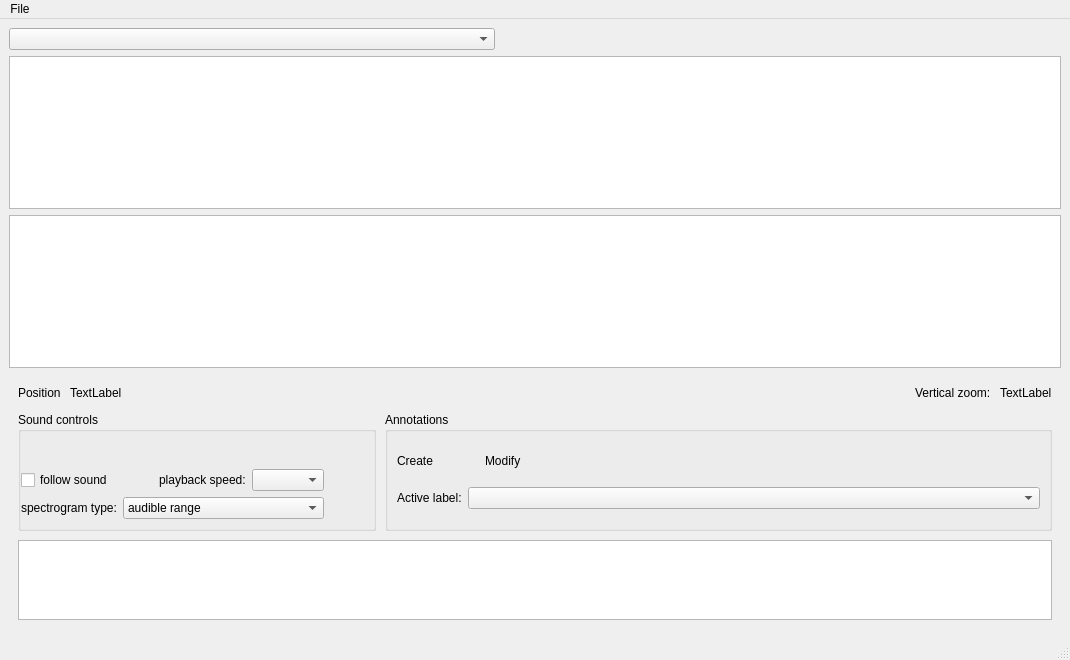
<?xml version="1.0" encoding="UTF-8"?>
<ui version="4.0">
 <class>MainWindow</class>
 <widget class="QMainWindow" name="MainWindow">
  <property name="geometry">
   <rect>
    <x>0</x>
    <y>0</y>
    <width>1070</width>
    <height>660</height>
   </rect>
  </property>
  <property name="windowTitle">
   <string>MainWindow</string>
  </property>
  <widget class="QWidget" name="centralwidget">
   <layout class="QVBoxLayout" name="verticalLayout_2">
    <item>
     <layout class="QVBoxLayout" name="verticalLayout">
      <item>
       <layout class="QHBoxLayout" name="horizontalLayout_5">
        <property name="spacing">
         <number>0</number>
        </property>
        <item>
         <widget class="QComboBox" name="cb_file">
          <property name="sizePolicy">
           <sizepolicy hsizetype="Expanding" vsizetype="Fixed">
            <horstretch>0</horstretch>
            <verstretch>0</verstretch>
           </sizepolicy>
          </property>
         </widget>
        </item>
        <item>
         <spacer name="horizontalSpacer_9">
          <property name="orientation">
           <enum>Qt::Horizontal</enum>
          </property>
          <property name="sizeHint" stdset="0">
           <size>
            <width>40</width>
            <height>20</height>
           </size>
          </property>
         </spacer>
        </item>
        <item>
         <widget class="QPushButton" name="pb_prev">
          <property name="toolTip">
           <string>Show previous audio file</string>
          </property>
          <property name="text">
           <string/>
          </property>
          <property name="icon">
           <iconset resource="../resources.qrc">
            <normaloff>:/icons/left</normaloff>:/icons/left</iconset>
          </property>
          <property name="flat">
           <bool>true</bool>
          </property>
         </widget>
        </item>
        <item>
         <widget class="QPushButton" name="pb_next">
          <property name="toolTip">
           <string>Show next audio file</string>
          </property>
          <property name="text">
           <string/>
          </property>
          <property name="icon">
           <iconset resource="../resources.qrc">
            <normaloff>:/icons/right</normaloff>:/icons/right</iconset>
          </property>
          <property name="flat">
           <bool>true</bool>
          </property>
         </widget>
        </item>
       </layout>
      </item>
      <item>
       <layout class="QHBoxLayout" name="horizontalLayout_2">
        <property name="sizeConstraint">
         <enum>QLayout::SetMinimumSize</enum>
        </property>
        <item>
         <widget class="QGraphicsView" name="gw_overview">
          <property name="sizePolicy">
           <sizepolicy hsizetype="Ignored" vsizetype="Maximum">
            <horstretch>0</horstretch>
            <verstretch>0</verstretch>
           </sizepolicy>
          </property>
         </widget>
        </item>
       </layout>
      </item>
      <item>
       <layout class="QHBoxLayout" name="horizontalLayout_3">
        <item>
         <widget class="QGraphicsView" name="scrollView">
          <property name="sizePolicy">
           <sizepolicy hsizetype="Preferred" vsizetype="Expanding">
            <horstretch>0</horstretch>
            <verstretch>0</verstretch>
           </sizepolicy>
          </property>
         </widget>
        </item>
       </layout>
      </item>
      <item>
       <widget class="QWidget" name="widget" native="true">
        <property name="sizePolicy">
         <sizepolicy hsizetype="Preferred" vsizetype="Maximum">
          <horstretch>0</horstretch>
          <verstretch>0</verstretch>
         </sizepolicy>
        </property>
        <layout class="QGridLayout" name="gridLayout">
         <property name="spacing">
          <number>9</number>
         </property>
         <item row="4" column="0" colspan="2">
          <widget class="QTextEdit" name="info_viewer">
           <property name="sizePolicy">
            <sizepolicy hsizetype="Minimum" vsizetype="Fixed">
             <horstretch>0</horstretch>
             <verstretch>0</verstretch>
            </sizepolicy>
           </property>
           <property name="maximumSize">
            <size>
             <width>16777215</width>
             <height>80</height>
            </size>
           </property>
          </widget>
         </item>
         <item row="1" column="0">
          <widget class="QGroupBox" name="groupBox">
           <property name="sizePolicy">
            <sizepolicy hsizetype="Preferred" vsizetype="Preferred">
             <horstretch>0</horstretch>
             <verstretch>0</verstretch>
            </sizepolicy>
           </property>
           <property name="title">
            <string>Sound controls</string>
           </property>
           <layout class="QVBoxLayout" name="verticalLayout_3">
            <property name="leftMargin">
             <number>0</number>
            </property>
            <item>
             <layout class="QHBoxLayout" name="horizontalLayout_11">
              <property name="spacing">
               <number>0</number>
              </property>
              <item>
               <widget class="QPushButton" name="pb_stop">
                <property name="sizePolicy">
                 <sizepolicy hsizetype="Maximum" vsizetype="Fixed">
                  <horstretch>0</horstretch>
                  <verstretch>0</verstretch>
                 </sizepolicy>
                </property>
                <property name="toolTip">
                 <string>Stop</string>
                </property>
                <property name="text">
                 <string/>
                </property>
                <property name="icon">
                 <iconset resource="../resources.qrc">
                  <normaloff>:/icons/stop</normaloff>:/icons/stop</iconset>
                </property>
                <property name="iconSize">
                 <size>
                  <width>20</width>
                  <height>20</height>
                 </size>
                </property>
                <property name="flat">
                 <bool>true</bool>
                </property>
               </widget>
              </item>
              <item>
               <widget class="QPushButton" name="pb_play">
                <property name="sizePolicy">
                 <sizepolicy hsizetype="Maximum" vsizetype="Preferred">
                  <horstretch>0</horstretch>
                  <verstretch>0</verstretch>
                 </sizepolicy>
                </property>
                <property name="toolTip">
                 <string>Play</string>
                </property>
                <property name="text">
                 <string/>
                </property>
                <property name="icon">
                 <iconset resource="../resources.qrc">
                  <normaloff>:/icons/play</normaloff>
                  <activeoff>:/icons/play</activeoff>
                  <activeon>:/icons/pause</activeon>:/icons/play</iconset>
                </property>
                <property name="iconSize">
                 <size>
                  <width>20</width>
                  <height>20</height>
                 </size>
                </property>
                <property name="checkable">
                 <bool>true</bool>
                </property>
                <property name="flat">
                 <bool>true</bool>
                </property>
               </widget>
              </item>
              <item>
               <widget class="QPushButton" name="pb_seek">
                <property name="sizePolicy">
                 <sizepolicy hsizetype="Maximum" vsizetype="Fixed">
                  <horstretch>0</horstretch>
                  <verstretch>0</verstretch>
                 </sizepolicy>
                </property>
                <property name="toolTip">
                 <string>Seek</string>
                </property>
                <property name="text">
                 <string/>
                </property>
                <property name="icon">
                 <iconset resource="../resources.qrc">
                  <normaloff>:/icons/signs</normaloff>:/icons/signs</iconset>
                </property>
                <property name="iconSize">
                 <size>
                  <width>20</width>
                  <height>20</height>
                 </size>
                </property>
                <property name="flat">
                 <bool>true</bool>
                </property>
               </widget>
              </item>
              <item>
               <spacer name="horizontalSpacer_3">
                <property name="orientation">
                 <enum>Qt::Horizontal</enum>
                </property>
                <property name="sizeType">
                 <enum>QSizePolicy::Expanding</enum>
                </property>
                <property name="sizeHint" stdset="0">
                 <size>
                  <width>40</width>
                  <height>20</height>
                 </size>
                </property>
               </spacer>
              </item>
             </layout>
            </item>
            <item>
             <layout class="QHBoxLayout" name="horizontalLayout_15">
              <item>
               <widget class="QCheckBox" name="cb_followSound">
                <property name="sizePolicy">
                 <sizepolicy hsizetype="Maximum" vsizetype="Fixed">
                  <horstretch>0</horstretch>
                  <verstretch>0</verstretch>
                 </sizepolicy>
                </property>
                <property name="text">
                 <string>follow sound</string>
                </property>
               </widget>
              </item>
              <item>
               <spacer name="horizontalSpacer_2">
                <property name="orientation">
                 <enum>Qt::Horizontal</enum>
                </property>
                <property name="sizeType">
                 <enum>QSizePolicy::Maximum</enum>
                </property>
                <property name="sizeHint" stdset="0">
                 <size>
                  <width>40</width>
                  <height>20</height>
                 </size>
                </property>
               </spacer>
              </item>
              <item>
               <widget class="QLabel" name="label">
                <property name="sizePolicy">
                 <sizepolicy hsizetype="Maximum" vsizetype="Preferred">
                  <horstretch>0</horstretch>
                  <verstretch>0</verstretch>
                 </sizepolicy>
                </property>
                <property name="text">
                 <string>playback speed:</string>
                </property>
                <property name="alignment">
                 <set>Qt::AlignLeading|Qt::AlignLeft|Qt::AlignVCenter</set>
                </property>
               </widget>
              </item>
              <item>
               <widget class="QComboBox" name="cb_playbackSpeed">
                <property name="sizePolicy">
                 <sizepolicy hsizetype="Maximum" vsizetype="Fixed">
                  <horstretch>0</horstretch>
                  <verstretch>0</verstretch>
                 </sizepolicy>
                </property>
               </widget>
              </item>
              <item>
               <spacer name="horizontalSpacer_4">
                <property name="orientation">
                 <enum>Qt::Horizontal</enum>
                </property>
                <property name="sizeType">
                 <enum>QSizePolicy::Preferred</enum>
                </property>
                <property name="sizeHint" stdset="0">
                 <size>
                  <width>40</width>
                  <height>20</height>
                 </size>
                </property>
               </spacer>
              </item>
             </layout>
            </item>
            <item>
             <layout class="QHBoxLayout" name="horizontalLayout_4">
              <item>
               <widget class="QLabel" name="label_2">
                <property name="sizePolicy">
                 <sizepolicy hsizetype="Fixed" vsizetype="Preferred">
                  <horstretch>0</horstretch>
                  <verstretch>0</verstretch>
                 </sizepolicy>
                </property>
                <property name="text">
                 <string>spectrogram type:</string>
                </property>
                <property name="alignment">
                 <set>Qt::AlignLeading|Qt::AlignLeft|Qt::AlignVCenter</set>
                </property>
               </widget>
              </item>
              <item>
               <widget class="QComboBox" name="cb_specType">
                <property name="sizePolicy">
                 <sizepolicy hsizetype="Minimum" vsizetype="Fixed">
                  <horstretch>0</horstretch>
                  <verstretch>0</verstretch>
                 </sizepolicy>
                </property>
                <item>
                 <property name="text">
                  <string>audible range</string>
                 </property>
                </item>
                <item>
                 <property name="text">
                  <string>ultra sonic range</string>
                 </property>
                </item>
               </widget>
              </item>
              <item>
               <spacer name="horizontalSpacer_5">
                <property name="orientation">
                 <enum>Qt::Horizontal</enum>
                </property>
                <property name="sizeType">
                 <enum>QSizePolicy::Preferred</enum>
                </property>
                <property name="sizeHint" stdset="0">
                 <size>
                  <width>40</width>
                  <height>20</height>
                 </size>
                </property>
               </spacer>
              </item>
             </layout>
            </item>
           </layout>
          </widget>
         </item>
         <item row="1" column="1">
          <widget class="QGroupBox" name="groupBox_2">
           <property name="sizePolicy">
            <sizepolicy hsizetype="Preferred" vsizetype="Preferred">
             <horstretch>2</horstretch>
             <verstretch>0</verstretch>
            </sizepolicy>
           </property>
           <property name="title">
            <string>Annotations</string>
           </property>
           <layout class="QVBoxLayout" name="verticalLayout_4">
            <item>
             <layout class="QHBoxLayout" name="horizontalLayout_13">
              <item>
               <widget class="QLabel" name="lbl_spec_create">
                <property name="text">
                 <string>Create</string>
                </property>
               </widget>
              </item>
              <item>
               <widget class="QPushButton" name="pb_toggle_create">
                <property name="sizePolicy">
                 <sizepolicy hsizetype="Maximum" vsizetype="Fixed">
                  <horstretch>0</horstretch>
                  <verstretch>0</verstretch>
                 </sizepolicy>
                </property>
                <property name="text">
                 <string/>
                </property>
                <property name="icon">
                 <iconset resource="../resources.qrc">
                  <normaloff>:/icons/toggle-off</normaloff>
                  <activeoff>:/icons/toggle-off</activeoff>
                  <activeon>:/icons/toggle-on</activeon>:/icons/toggle-off</iconset>
                </property>
                <property name="iconSize">
                 <size>
                  <width>20</width>
                  <height>20</height>
                 </size>
                </property>
                <property name="checkable">
                 <bool>true</bool>
                </property>
                <property name="flat">
                 <bool>true</bool>
                </property>
               </widget>
              </item>
              <item>
               <widget class="QLabel" name="lbl_spec_modify">
                <property name="text">
                 <string>Modify</string>
                </property>
               </widget>
              </item>
              <item>
               <spacer name="horizontalSpacer_10">
                <property name="orientation">
                 <enum>Qt::Horizontal</enum>
                </property>
                <property name="sizeType">
                 <enum>QSizePolicy::Maximum</enum>
                </property>
                <property name="sizeHint" stdset="0">
                 <size>
                  <width>40</width>
                  <height>20</height>
                 </size>
                </property>
               </spacer>
              </item>
              <item>
               <widget class="QPushButton" name="pb_toggle_back">
                <property name="toolTip">
                 <string>Previous annotation</string>
                </property>
                <property name="text">
                 <string/>
                </property>
                <property name="icon">
                 <iconset resource="../resources.qrc">
                  <normaloff>:/icons/backward</normaloff>:/icons/backward</iconset>
                </property>
                <property name="iconSize">
                 <size>
                  <width>20</width>
                  <height>20</height>
                 </size>
                </property>
                <property name="flat">
                 <bool>true</bool>
                </property>
               </widget>
              </item>
              <item>
               <widget class="QPushButton" name="pb_toggle">
                <property name="toolTip">
                 <string>Next annotation</string>
                </property>
                <property name="text">
                 <string/>
                </property>
                <property name="icon">
                 <iconset resource="../resources.qrc">
                  <normaloff>:/icons/forward</normaloff>:/icons/forward</iconset>
                </property>
                <property name="iconSize">
                 <size>
                  <width>20</width>
                  <height>20</height>
                 </size>
                </property>
                <property name="flat">
                 <bool>true</bool>
                </property>
               </widget>
              </item>
              <item>
               <spacer name="horizontalSpacer_11">
                <property name="orientation">
                 <enum>Qt::Horizontal</enum>
                </property>
                <property name="sizeHint" stdset="0">
                 <size>
                  <width>40</width>
                  <height>20</height>
                 </size>
                </property>
               </spacer>
              </item>
              <item>
               <widget class="QPushButton" name="pb_save">
                <property name="toolTip">
                 <string>Save</string>
                </property>
                <property name="text">
                 <string/>
                </property>
                <property name="icon">
                 <iconset resource="../resources.qrc">
                  <normaloff>:/icons/save</normaloff>:/icons/save</iconset>
                </property>
                <property name="iconSize">
                 <size>
                  <width>20</width>
                  <height>20</height>
                 </size>
                </property>
                <property name="flat">
                 <bool>true</bool>
                </property>
               </widget>
              </item>
             </layout>
            </item>
            <item>
             <layout class="QHBoxLayout" name="horizontalLayout_16">
              <item>
               <widget class="QLabel" name="label_9">
                <property name="sizePolicy">
                 <sizepolicy hsizetype="Maximum" vsizetype="Preferred">
                  <horstretch>0</horstretch>
                  <verstretch>0</verstretch>
                 </sizepolicy>
                </property>
                <property name="text">
                 <string>Active label:</string>
                </property>
               </widget>
              </item>
              <item>
               <widget class="QComboBox" name="cb_labelType"/>
              </item>
             </layout>
            </item>
           </layout>
          </widget>
         </item>
         <item row="0" column="0" colspan="2">
          <layout class="QHBoxLayout" name="horizontalLayout_12">
           <property name="sizeConstraint">
            <enum>QLayout::SetFixedSize</enum>
           </property>
           <item>
            <widget class="QLabel" name="label_5">
             <property name="text">
              <string>Position</string>
             </property>
            </widget>
           </item>
           <item>
            <widget class="QLabel" name="label_4">
             <property name="text">
              <string>TextLabel</string>
             </property>
            </widget>
           </item>
           <item>
            <spacer name="horizontalSpacer">
             <property name="orientation">
              <enum>Qt::Horizontal</enum>
             </property>
             <property name="sizeHint" stdset="0">
              <size>
               <width>40</width>
               <height>20</height>
              </size>
             </property>
            </spacer>
           </item>
           <item>
            <widget class="QLabel" name="label_3">
             <property name="sizePolicy">
              <sizepolicy hsizetype="Maximum" vsizetype="Preferred">
               <horstretch>0</horstretch>
               <verstretch>0</verstretch>
              </sizepolicy>
             </property>
             <property name="text">
              <string>Vertical zoom:</string>
             </property>
            </widget>
           </item>
           <item>
            <widget class="QLabel" name="label_6">
             <property name="text">
              <string>TextLabel</string>
             </property>
            </widget>
           </item>
          </layout>
         </item>
        </layout>
       </widget>
      </item>
     </layout>
    </item>
   </layout>
  </widget>
  <widget class="QMenuBar" name="menubar">
   <property name="geometry">
    <rect>
     <x>0</x>
     <y>0</y>
     <width>1070</width>
     <height>23</height>
    </rect>
   </property>
   <widget class="QMenu" name="menuFile">
    <property name="title">
     <string>File</string>
    </property>
    <addaction name="actionOpen_folder"/>
    <addaction name="separator"/>
    <addaction name="actionClass_settings"/>
    <addaction name="actionExport_settings"/>
    <addaction name="actionImport_settings"/>
   </widget>
   <addaction name="menuFile"/>
  </widget>
  <widget class="QStatusBar" name="statusbar"/>
  <action name="actionOpen_folder">
   <property name="text">
    <string>Open folder</string>
   </property>
  </action>
  <action name="actionClass_settings">
   <property name="text">
    <string>Class settings</string>
   </property>
  </action>
  <action name="actionExport_settings">
   <property name="text">
    <string>Export settings</string>
   </property>
  </action>
  <action name="actionImport_settings">
   <property name="text">
    <string>Import settings</string>
   </property>
  </action>
 </widget>
 <resources>
  <include location="../resources.qrc"/>
 </resources>
 <connections/>
</ui>
